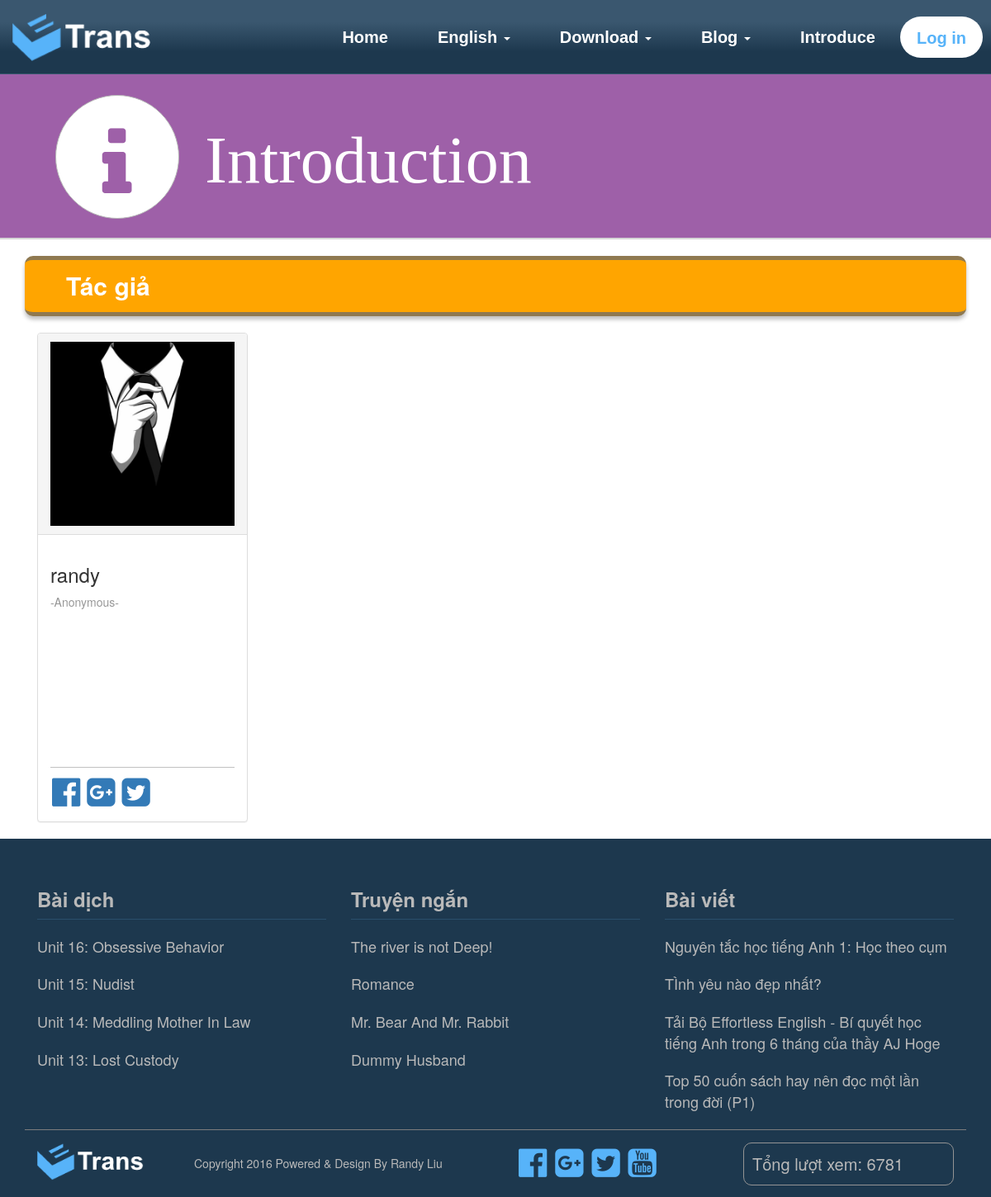
The app's page /introduction.php with its own data.
### tables this page shows
CREATE TABLE `member` (
  `id` int(10) NOT NULL,
  `user` varchar(255) NOT NULL,
  `pass` varchar(255) NOT NULL,
  `email` varchar(255) NOT NULL,
  `level` int(10) NOT NULL
);

CREATE TABLE `author` (
  `id` int(10) NOT NULL,
  `intro` text NOT NULL,
  `img` varchar(255) NOT NULL,
  `link_face` varchar(500) NOT NULL,
  `link_go` varchar(500) NOT NULL,
  `link_twitter` varchar(500) NOT NULL
);

CREATE TABLE `trans` (
  `id` int(10) NOT NULL,
  `eng_title` varchar(255) NOT NULL,
  `eng_cont` text NOT NULL,
  `vi_title` varchar(255) NOT NULL,
  `vi_cont` text NOT NULL,
  `author` varchar(255) NOT NULL,
  `date` varchar(255) NOT NULL,
  `img` varchar(255) NOT NULL,
  `dvd` int(10) NOT NULL
);

CREATE TABLE `story` (
  `id` int(10) NOT NULL,
  `eng_title` varchar(255) NOT NULL,
  `eng_cont` text NOT NULL,
  `vi_title` varchar(255) NOT NULL,
  `vi_cont` text NOT NULL,
  `author` varchar(255) NOT NULL,
  `date` varchar(255) NOT NULL,
  `img` varchar(255) NOT NULL
);

CREATE TABLE `post` (
  `id` int(10) NOT NULL,
  `title` varchar(255) NOT NULL,
  `head_cont` text NOT NULL,
  `cont` text NOT NULL,
  `kind_id` int(10) NOT NULL,
  `author` varchar(255) NOT NULL,
  `date` varchar(255) NOT NULL,
  `img` varchar(255) NOT NULL
);

### introduction.php (the view, shortened to what this page needs)
<!DOCTYPE html>
<html>
	<head>
		<link rel="stylesheet" type="text/css" href="/css/index.css">
		<link rel="stylesheet" type="text/css" href="/css/bootstrap.min.css">
		<link rel="stylesheet" type="text/css" href="/css/list.css">
		<link rel="stylesheet" type="text/css" href="/css/font-awesome.min.css">
		<link rel="stylesheet" type="text/css" href="/css/hover-min.css">
		<link rel="stylesheet" type="text/css" href="/css/animate.css">
	</head>
	<?php
	$conn = mysqli_connect(HOST,USER,PASS,DB);
	$sql = "SELECT * FROM member INNER JOIN author ON member.id = author.id WHERE level <= 2";
	$query = mysqli_query($conn,$sql);
	?>
	<body>
		<?php
			require"header.php";
		?>
			<div class="main-title wow flipInX bg-intro">
				<div class="col-md-2">
					<div class="circle-title ">
						<i class="fa fa-info"></i>
					</div>
				</div>
				<div class="col-md-10">
					<h1>Introduction</h1>
				</div>
			</div>
		<div class="container">
			<div class="row">
				<div class="col-md-12">
					<div class="sub-title">
						Tác giả
					</div>
				</div>
			</div>
			<?php while($result = mysqli_fetch_array($query)){ ?>
				<div class="col-md-4 col-lg-3">
					<div class="panel panel-default author-item">
						<div class="panel-heading">
							<img src="/img/member/<?php echo $result['img'] ?>" class="img-responsive">
						</div>
						<div class="panel-body">
							<h3><?php echo $result['user'] ?></h3>
							<p><?php echo $result['intro'] ?></p>
							<div class="social-author-contact text-left">
								<a target=_blank href="<?php echo $result['link_face'] ?>"><i class="fa fa-facebook-official"></i></a>
								<a target=_blank href="<?php echo $result['link_go'] ?>"><i class="fa fa-google-plus-square"></i></a>
								<a target=_blank href="<?php echo $result['link_twitter'] ?>"><i class="fa fa-twitter-square"></i></a>
							</div>
						</div>
					</div>
				</div>
			<?php } ?>
			</div>
		<?php
			require"footer.php";
		?>
	</body>
</html>

### header.php (shortened to what this page needs)
<header>
	<nav class="navbar navbar-static-top main-menu animated">
		<div class="navbar-header menu-logo">
			<a class="navbar-brand" href="/home.php">
				<img src="/img/face/logo.png">
			</a>
		</div>
		<div class="navbar-colllapse">
			<ul class="nav navbar-nav navbar-right menu-nav">
				<li><a href="/home.php">Home</a></li>
				<li><a>English <span class="caret"></span></a>
				</li>
				<li><a href="">Download <span class="caret"></span></a>
				</li>
				<li><a href="/postlist.php">Blog <span class="caret"></span></a>
				</li>
				<li><a href="/introduction.php">Introduce</a></li>
				<?php if(empty($_SESSION['user'])){ ?>
				<li>
					<a href="/user/login.php" id="user" class="btn navbar-btn">Log in</a>
				</li>
				<?php } else{ ?>
						<?php if($_SESSION['level'] < 3){ ?>
						<li><a href="/admin/index.php?url=home"><i class="fa fa-user"></i> Control Panel</a>
					</ul>
				</li>
				<?php } }?>
			</ul>
		</div>
	</nav>
</header>

### footer.php (shortened to what this page needs)
<?php
$conn = mysqli_connect(HOST,USER,PASS,DB);
?>
<footer class="navbar navbar-static-top">
	<div class="container">
		<div class="col-md-4">
			<div class="foot-title h3">Bài dịch</div>
			<ul class="list-unstyled">
			<?php
				$sql_1 = "SELECT * FROM trans ORDER BY id DESC LIMIT 4";
				$query_1 = mysqli_query($conn,$sql_1);
				while($result = mysqli_fetch_array($query_1)){
			?>
				<li><a href="/draff-trans.php?t=trans&id=<?php echo $result['id']; ?>"><?php echo $result['eng_title']; ?></a></li>
			<?php } ?>
			</ul>
		</div>
		<div class="col-md-4">
			<div class="foot-title h3">Truyện ngắn</div>
			<ul class="list-unstyled">
				<?php
				$sql_2 = "SELECT * FROM story ORDER BY id DESC LIMIT 4";
				$query_2 = mysqli_query($conn,$sql_2);
				while($result = mysqli_fetch_array($query_2)){
			?>
				<li><a href="/draff-trans.php?t=story&id=<?php echo $result['id']; ?>"><?php echo $result['eng_title']; ?></a></li>
			<?php } ?>
			</ul>
		</div>
		<div class="col-md-4">
			<div class="foot-title h3">Bài viết</div>
			<ul class="list-unstyled">
				<?php
				$sql_3 = "SELECT * FROM post ORDER BY id DESC LIMIT 4";
				$query_3 = mysqli_query($conn,$sql_3);
				while($result = mysqli_fetch_array($query_3)){
			?>
				<li><a href="/draff-post.php?id=<?php echo $result['id']; ?>"><?php echo $result['title']; ?></a></li>
			<?php } ?>
			</ul>
		</div>
		<div class="col-md-12" style="border-top:1px solid #7d7d7d; padding:15px 0px;">
			<div class="col-md-2" style="height:50px;">
				<img src="/img/face/logo.png" height="50px">
			</div>
			<div class="col-md-4" style="height:50px; line-height:50px; color:#b9b9b9; white-space: nowrap;">
				Copyright 2016 Powered & Design By Randy Liu
			</div>
			<div class="col-md-3 social-footer" style="padding:5px 0px;height:50px; padding-left:25px;">
				<a rel="nofollow" href="https://www.facebook.com/hoctienganhgiaotiep.etrans"><i class="fa fa-facebook-official"></i></a>
				<a rel="nofollow" href="https://plus.google.com/b/104333787602103169408/104333787602103169408/about?pageId=104333787602103169408&hl=vi&_ga=1.39501285.731353894.1464426657"><i class="fa fa-google-plus-square"></i></a>
				<a rel="nofollow" href="#"><i class="fa fa-twitter-square"></i></a>
				<a rel="nofollow" href="https://www.youtube.com/channel/UC3WKitZ-QSPuJ_cvYSGy1Ow"><i class="fa fa-youtube-square"></i></a>
			</div>
			<div class="col-md-3" style="height:50px; line-height:50px;">
				<div class="views"> Tổng lượt xem:
					<?php
						$sql_view_now = "SELECT * FROM views WHERE view_name = 'all'";
						$query_view_now = mysqli_query($conn,$sql_view_now);
						$result_view_n = mysqli_fetch_array($query_view_now);
						$view_now = $result_view_n['view'];
						$view_now++;
						echo $view_now;
					?>
				</div>
			</div>
		</div>
	</div>
</footer>

### css/index.css (style rules this page uses)
.main-menu { height: 90px; background:#1d384e; background: -webkit-gradient(linear,left top,left bottom,color-stop(0.3, #3a576f),color-stop(0.7, #1d384e)); padding-right:15px; margin-bottom: 0px !important; width: 100%; }
.main-menu img { height:65px; }
.menu-nav>li>a { padding:35px 30px !important; color:white; font-weight:bold; font-size: 20px; font-family:arial; }
footer { padding-top:40px; background:#1d384e; margin-bottom: 0px !important; }
footer li a { text-decoration: none; color:#b9b9b9; display: block; padding:10px 0px; font-size: 18px; }
footer .foot-title { color:#b9b9b9; border-bottom: #2a4f6c solid 1px; padding-bottom: 10px; font-weight: bold; }
footer .social-footer i { font-size:40px; padding:0px 3px; display: inline; color: #57b3f9; }
.menu-nav { position: relative; }
.views { color:#b9b9b9; font-size: 20px; border: 1px #949494 solid; border-radius: 10px; padding:0px 10px; }
#user { background:white; color: #57b3f9; padding:0px !important; height: 50px; width: 100px; line-height: 50px; margin-right:10px; margin-top:20px; border-radius: 60px; }

### css/list.css (style rules this page uses)
.main-title { margin-bottom: 20px; height:200px; padding:25px 50px; border-bottom: 2px solid #d6d6d6; width: 100%; background:; }
.main-title h1 { display: block; padding:15px 0px; font-size: 80px; font-family: angry; white-space: nowrap; color:white; }
.circle-title { height: 150px; width: 150px; border:1px solid #b7b7b7; color:; border-radius: 150px; text-align: center; line-height: 150px; font-size: 100px; margin:0px auto; background:white; }
.bg-intro { background: #9e60a8; }
.bg-intro .circle-title { color:#9e60a8; }
.sub-title { font-size: 30px; font-weight: bold; padding: 10px 50px; margin-bottom: 20px; color:white; background: orange; border-radius: 10px; border-bottom: 5px solid #8f7950; border-top: 5px solid #8f7950; box-shadow: 0px 4px 5px #bfbfbf; }
.author-item img { min-width: 100%; height: 190px; }
.social-author-contact i { font-size: 40px; margin:0px 2px; }
.social-author-contact { border-top:#c1c1c1 1px solid; padding-top:10px; }
.author-item p { height:200px; text-align: justify; color: #989898; }

### records on screen
member: author.img (placeholder picture), user "randy", author.intro "-Anonymous-"
trans: eng_title "Unit 16: Obsessive Behavior"
trans: eng_title "Unit 15: Nudist"
trans: eng_title "Unit 14: Meddling Mother In Law"
trans: eng_title "Unit 13: Lost Custody"
story: eng_title "The river is not Deep!"
story: eng_title "Romance"
story: eng_title "Mr. Bear And Mr. Rabbit"
story: eng_title "Dummy Husband"
post: title "Nguyên tắc học tiếng Anh 1: Học theo cụm"
post: title "TÌnh yêu nào đẹp nhất?"
post: title "Tải Bộ Effortless English - Bí quyết học tiếng Anh trong 6 tháng của thầy AJ Hoge"
post: title "Top 50 cuốn sách hay nên đọc một lần trong đời (P1)"

### other values on screen
$view_now "6781"
